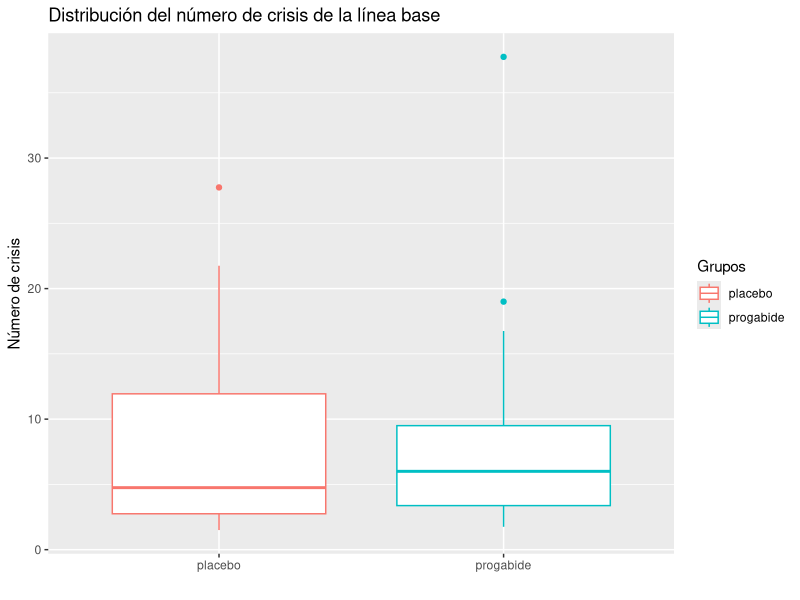
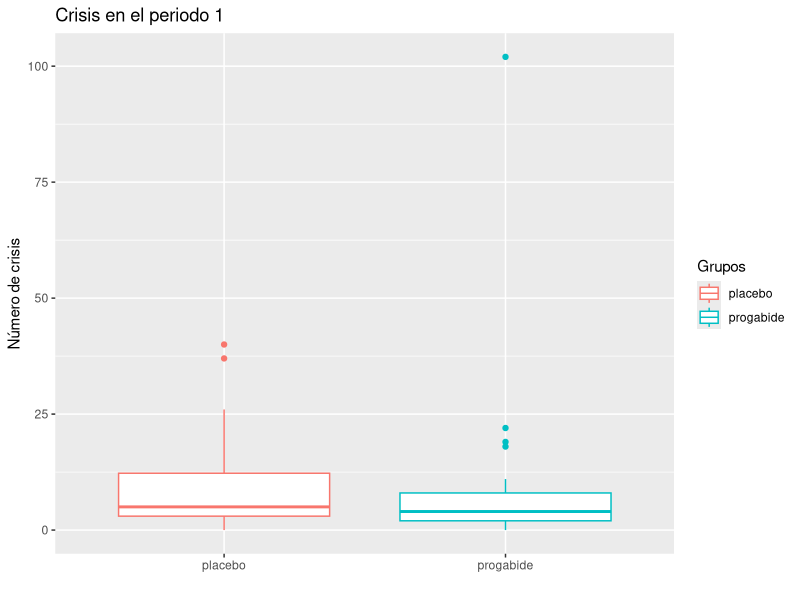
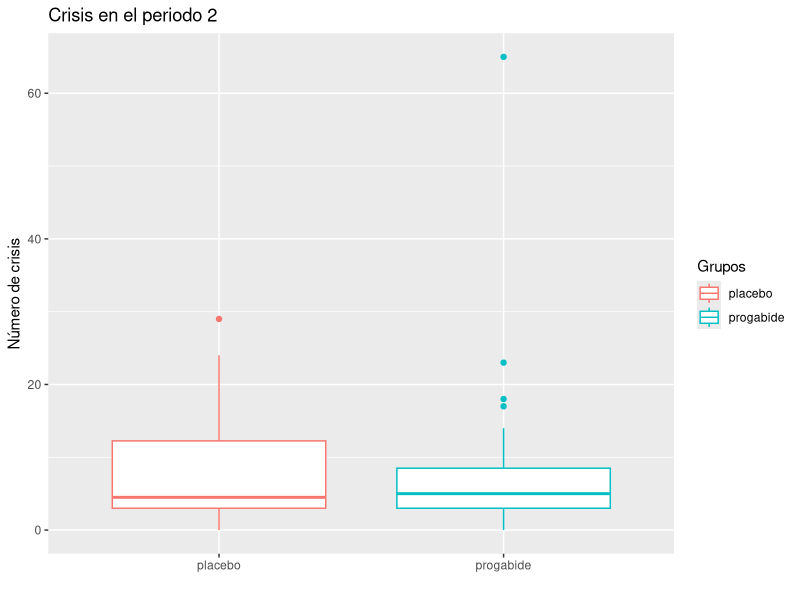
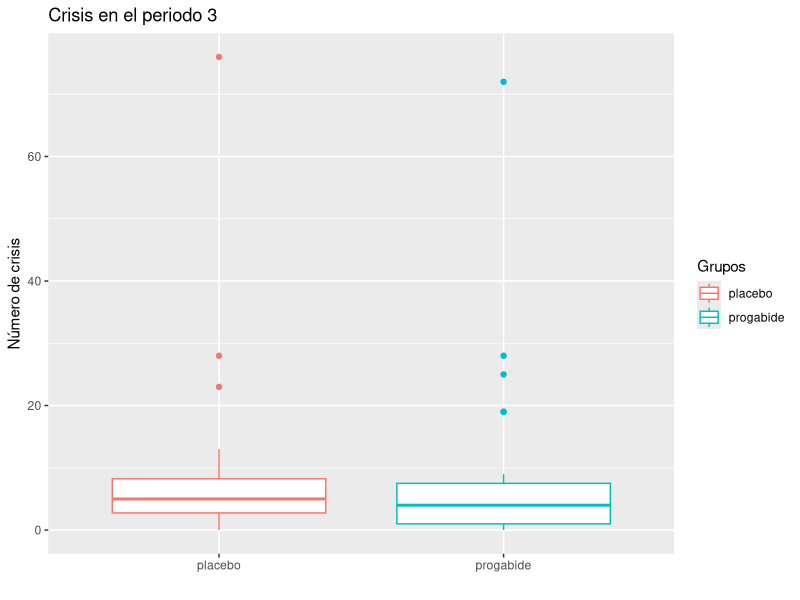
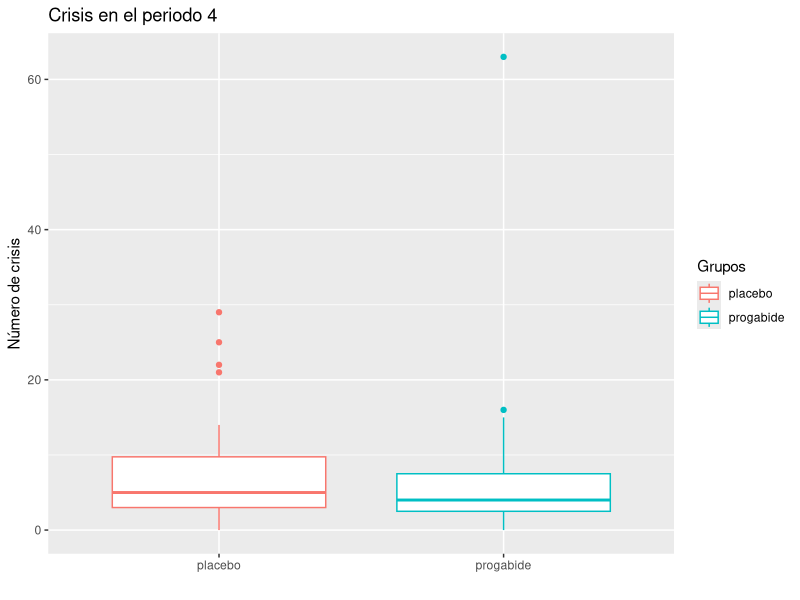

The R source for these figures, in order: (Note: this script raises an error after producing the figures.)
## ---- chunk 1
library(ggplot2)
## ---- chunk 2
epilepsia = MASS::epil
## ---- chunk 3
str(epilepsia)
## ---- chunk 4
sujeto <- unique(epilepsia$subject)
Grupos <- as.factor(epilepsia$trt[epilepsia$period == 1])
Edad <- epilepsia$age[epilepsia$period == 1]
lb_prom <- epilepsia$base[epilepsia$period == 1]/4
p1 <- epilepsia$y[epilepsia$period == 1]
p2 <- epilepsia$y[epilepsia$period == 2]
p3 <- epilepsia$y[epilepsia$period == 3]
p4 <- epilepsia$y[epilepsia$period == 4]
prop_p1 <- p1/lb_prom
prop_p2 <- p2/lb_prom
prop_p3 <- p3/lb_prom
prop_p4 <- p4/lb_prom

## ---- chunk 5
epil.df <- data.frame(sujeto, Grupos, lb_prom, p1, p2, p3, p4, prop_p1, prop_p2, prop_p3, prop_p4)
## ---- chunk 6
#placebo_p1 = epil.df[epil.df$periodo %in% 1 & epil.df$grupo == "placebo", ]
#progabide_p1 = epil.df[epil.df$periodo %in% 1 & epil.df$grupo == "progabide", ]
#head(placebo_p1)
## ---- chunk 7
#sd(progabide_p1$lb)
## ---- chunk 8
#summary(placebo_p1$lb)
## ---- chunk 9
#summary(progabide_p1$lb)
## ---- chunk 10
summary(epil.df)
## ---- chunk 11
#periodo = 1
#placebo = epil.df[epil.df$periodo %in% periodo & epil.df$grupo == "placebo", ]
#progabide = epil.df[epil.df$periodo %in% periodo & epil.df$grupo == "progabide", ]
#summary(placebo$crisis_proporcion)
#summary(progabide$crisis_proporcion)
## ---- chunk 12
#periodo = 2
#placebo = epil.df[epil.df$periodo %in% periodo & epil.df$grupo == "placebo", ]
#progabide = epil.df[epil.df$periodo %in% periodo & epil.df$grupo == "progabide", ]
#summary(placebo$crisis_proporcion)
#summary(progabide$crisis_proporcion)
## ---- chunk 13
#periodo = 3
#placebo = epil.df[epil.df$periodo %in% periodo & epil.df$grupo == "placebo", ]
#progabide = epil.df[epil.df$periodo %in% periodo & epil.df$grupo == "progabide", ]
#summary(placebo$crisis_proporcion)
#summary(progabide$crisis_proporcion)
## ---- chunk 14
#periodo = 4
#placebo = epil.df[epil.df$periodo %in% periodo & epil.df$grupo == "placebo", ]
#progabide = epil.df[epil.df$periodo %in% periodo & epil.df$grupo == "progabide", ]
#summary(placebo$crisis_proporcion)
#summary(progabide$crisis_proporcion)
## ---- chunk 15
#Media
mean(Edad)
## ---- chunk 16
#Rango
range(Edad)
## ---- chunk 17
#Mediana
median(Edad)
## ---- chunk 18
#Moda
mode(Edad)
## ---- chunk 19
lb_grafica <- ggplot(epil.df) + 
  geom_boxplot(aes(x = Grupos, y = lb_prom, color = Grupos)) +
  ylab("Número de crisis") +
  xlab(" ") +
  ggtitle("Distribución del número de crisis de la línea base")
## ---- chunk 20
lb_grafica
## ---- chunk 21
p1_grafica <- ggplot(epil.df) + 
  geom_boxplot(aes(x = Grupos, y = p1, color = Grupos)) +
  ylab("Número de crisis") +
  xlab(" ") +
  ggtitle("Crisis en el periodo 1")
## ---- chunk 22
p1_grafica
## ---- chunk 23
p2_grafica <- ggplot(epil.df) + 
  geom_boxplot(aes(x = Grupos, y = p2, color = Grupos)) +
  ylab("Número de crisis") +
  xlab(" ") +
  ggtitle("Crisis en el periodo 2")
## ---- chunk 24
p2_grafica
## ---- chunk 25
p3_grafica <- ggplot(epil.df) + 
  geom_boxplot(aes(x = Grupos, y = p3, color = Grupos)) +
  ylab("Número de crisis") +
  xlab(" ") +
  ggtitle("Crisis en el periodo 3")
## ---- chunk 26
p3_grafica
## ---- chunk 27
p4_grafica <- ggplot(epil.df) + 
  geom_boxplot(aes(x = Grupos, y = p4, color = Grupos)) +
  ylab("Número de crisis") +
  xlab(" ") +
  ggtitle("Crisis en el periodo 4")
## ---- chunk 28
p4_grafica
## ---- chunk 29
shapiro.test(epil.df$lb_prom[epil.df$Grupos == "placebo"])
shapiro.test(epil.df$p1[epil.df$Grupos == "placebo"])
shapiro.test(epil.df$p2[epil.df$Grupos == "placebo"])
shapiro.test(epil.df$p3[epil.df$Grupos == "placebo"])
shapiro.test(epil.df$p4[epil.df$Grupos == "placebo"])

#Ninguna de las distribuciones son normales
#Se procede a hacer pruebas no paramétricas, para comparar la línea base con cada periodo
## ---- chunk 30
shapiro.test(epil.df$lb_prom[epil.df$Grupos == "progabide"])
shapiro.test(epil.df$p1[epil.df$Grupos == "progabide"])
shapiro.test(epil.df$p2[epil.df$Grupos == "progabide"])
shapiro.test(epil.df$p3[epil.df$Grupos == "progabide"])
shapiro.test(epil.df$p4[epil.df$Grupos == "progabide"])
## ---- chunk 31
# comparación entre grupos por periodo: u mann (en R es wilcox.test())
# comparar dentro del mismo grupo: friedman.test() # versión no paramétrica de la anova de medidas repetidas
## ---- chunk 32
wilcox.test(x = epil.df$lb_prom[epil.df$Grupos == "placebo"], y = epil.df$lb_prom[epil.df$Grupos == "progabide"], paired = FALSE, conf.level = 0.95)
## ---- chunk 33
wilcox.test(x = epil.df$p1[epil.df$Grupos == "placebo"], y = epil.df$p1[epil.df$Grupos == "progabide"], paired = FALSE, conf.level = 0.95)
## ---- chunk 34
wilcox.test(x = epil.df$p2[epil.df$Grupos == "placebo"], y = epil.df$p2[epil.df$Grupos == "progabide"], paired = FALSE, conf.level = 0.95)
## ---- chunk 35
wilcox.test(x = epil.df$p3[epil.df$Grupos == "placebo"], y = epil.df$p3[epil.df$Grupos == "progabide"], paired = FALSE, conf.level = 0.95)
## ---- chunk 36
wilcox.test(x = epil.df$p4[epil.df$Grupos == "placebo"], y = epil.df$p4[epil.df$Grupos == "progabide"], paired = FALSE, conf.level = 0.95)
## ---- chunk 37
friedman.test(epilepsia$y[epilepsia$trt == "progabide"], epilepsia$period[epilepsia$trt == "progabide"], epilepsia$subject[epilepsia$trt == "progabide"])
## ---- chunk 38
friedman.test(epil.df$p1[epil.df$Grupos == "progabide"], epil.df$p2[epil.df$Grupos == "progabide"], epil.df$p3[epil.df$Grupos == "progabide"], epil.df$p4[epil.df$Grupos == "progabide"])
## ---- chunk 39
friedman.test(epilepsia$y[epilepsia$trt == "placebo"], epilepsia$period[epilepsia$trt == "placebo"], epilepsia$subject[epilepsia$trt == "placebo"])
